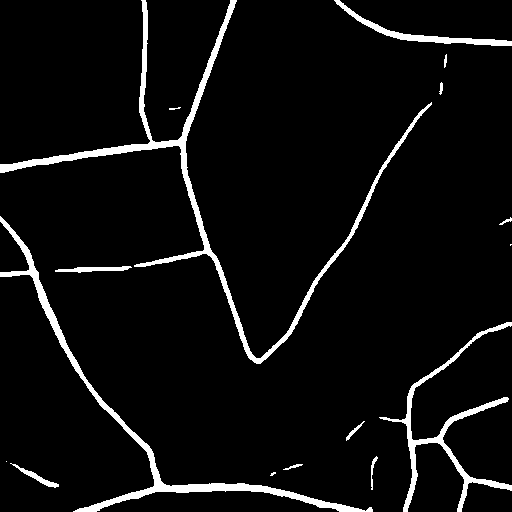
#> input picture FloodNav-Path-Planning/resource/imagepan5.png, 512 x 512 px
$ python find_valid_coords.py
#> lines starting #> are read from the running program, lines starting #| are printed output that depends on the picture; after the words box and inside, x2 and y2 are one past the last pixel; in counts of white or black regions, pixels touching at a corner belong together
"""
Find Valid Connected Coordinates
Helps you find coordinates that are all connected in the road network.
"""

import cv2
import numpy as np
from pathlib import Path
import json
from datetime import datetime

def flood_fill_connectivity(grid, start):
    """
    Find all pixels connected to start point using flood fill.

    Args:
        grid: Binary grid (1=road, 0=obstacle)
        start: Starting coordinate (x, y)

    Returns:
        Set of connected coordinates
    """
    if grid[start[1], start[0]] == 0:
        return set()

    height, width = grid.shape
    visited = set()
    stack = [start]

    directions = [(0, 1), (1, 0), (0, -1), (-1, 0), (1, 1), (-1, -1), (1, -1), (-1, 1)]

    while stack:
        x, y = stack.pop()

        if (x, y) in visited:
            continue

        visited.add((x, y))

        # Check all 8 directions
        for dx, dy in directions:
            nx, ny = x + dx, y + dy

            if (0 <= nx < width and 0 <= ny < height and
                (nx, ny) not in visited and grid[ny, nx] == 1):
                stack.append((nx, ny))

    return visited

def find_connected_components(grid):
    """Find all connected components in the road network."""
    height, width = grid.shape
    visited_global = set()
    components = []

    # Find all road pixels
    road_pixels = [(x, y) for y in range(height) for x in range(width) if grid[y, x] == 1]

    for x, y in road_pixels:
        if (x, y) not in visited_global:
            # Find connected component
            component = flood_fill_connectivity(grid, (x, y))
            if component:
                components.append(component)
                visited_global.update(component)

    return components

def suggest_valid_coordinates(image_path, num_goals=3):
    """
    Suggest valid coordinates that are all connected.

    Args:
        image_path: Path to segmentation image
        num_goals: Number of goal points to suggest

    Returns:
        Dictionary with suggested coordinates
    """
    print(f"🔍 Analyzing: {image_path}")

    # Load image
    image = cv2.imread(image_path, cv2.IMREAD_GRAYSCALE)
    if image is None:
        raise ValueError(f"Could not load image: {image_path}")

    # Convert to binary grid (1=road, 0=obstacle)
    grid = (image > 127).astype(np.uint8)
    height, width = grid.shape

    print(f"📐 Image size: {width}x{height}")
    print(f"🛣️  Total road pixels: {np.sum(grid)}")

    # Find connected components
    print("🔍 Finding connected components...")
    components = find_connected_components(grid)

    print(f"🌐 Found {len(components)} connected components:")
    for i, comp in enumerate(components):
        print(f"   Component {i+1}: {len(comp)} pixels")

    if not components:
        print("❌ No road pixels found!")
        return None

    # Use the largest connected component
    largest_component = max(components, key=len)
    print(f"✅ Using largest component with {len(largest_component)} pixels")

    # Convert to list for random selection
    component_pixels = list(largest_component)

    if len(component_pixels) < num_goals + 1:
        print(f"❌ Not enough connected pixels for {num_goals + 1} points")
        return None

    # Select random points from the component
    import random
    random.seed(42)  # For reproducible results
    selected_pixels = random.sample(component_pixels, num_goals + 1)

    start_point = selected_pixels[0]
    goal_points = selected_pixels[1:]

    result = {
        "image_path": image_path,
        "image_size": {"width": width, "height": height},
        "connected_components": len(components),
        "largest_component_size": len(largest_component),
        "start_point": {"x": start_point[0], "y": start_point[1]},
        "goal_points": [{"x": x, "y": y} for x, y in goal_points],
        "fastapi_request": {
            "start_point": {"x": start_point[0], "y": start_point[1]},
            "goal_points": [{"x": x, "y": y} for x, y in goal_points],
            "scale_pix_to_m": 0.05,
            "k_top_paths": 3,
            "hausdorff_tolerance": 10.0
        }
    }

    return result

def create_visualization(image_path, coordinates, output_path):
    """Create visualization of the suggested coordinates."""
    image = cv2.imread(image_path)
    if image is None:
        return

    # Draw start point (green)
    start = coordinates["start_point"]
    cv2.circle(image, (start["x"], start["y"]), 8, (0, 255, 0), -1)
    cv2.putText(image, "START", (start["x"] + 15, start["y"] - 10),
                cv2.FONT_HERSHEY_SIMPLEX, 0.7, (0, 255, 0), 2)

    # Draw goal points (red)
    for i, goal in enumerate(coordinates["goal_points"]):
        cv2.circle(image, (goal["x"], goal["y"]), 8, (0, 0, 255), -1)
        cv2.putText(image, f"G{i+1}", (goal["x"] + 15, goal["y"] - 10),
                    cv2.FONT_HERSHEY_SIMPLEX, 0.7, (0, 0, 255), 2)

    cv2.imwrite(output_path, image)
    print(f"📸 Visualization saved: {output_path}")

def main():
    print("="*70)
    print("🎯 VALID COORDINATE FINDER")
    print("="*70)

    image_path = "resource/imagepan5.png"

    try:
        # Find valid coordinates
        coordinates = suggest_valid_coordinates(image_path, num_goals=3)
#> in suggest_valid_coordinates, `image = cv2.imread(image_path, cv2.IMREAD_GRAYSCALE)`: image: shape (512, 512); 5.4% white; 16 white regions (3 under 20 px), largest, box (x1, y1, x2, y2) and area: (0, 0, 432, 364) 5746, (0, 216, 373, 512) 3998, (379, 322, 512, 512) 2454
#| 📐 Image size: 512x512
#| 🛣️  Total road pixels: 14128
#> in find_connected_components, `road_pixels = [(x, y) for y in range(height) for x in range(width) if ..`: road_pixels = 14128 pairs, first value 0 to 511, second value 0 to 511
#> the loop in find_connected_components, `for x, y in road_pixels:` made 14128 passes
#> (x, y, height in flood_fill_connectivity, width in flood_fill_connectivity) on passes 1, 13: (141, 0, 512, 512), (334, 0, 512, 512)
#> (x, y) on passes 2 to 7: (142, 0), (143, 0), (144, 0), (145, 0), (230, 0), (231, 0)
#> after the loop in find_connected_components, `for x, y in road_pixels:`: components = 16 items; visited_global = 14128 items
#> in suggest_valid_coordinates, `components = find_connected_components(grid)`: components = 16 items
#| 🌐 Found 16 connected components:
#> the loop in suggest_valid_coordinates, `for i, comp in enumerate(components):` made 16 passes
#|    Component 1: 5746 pixels
#|    Component 2: 1078 pixels
#|    Component 3: 30 pixels
#|    Component 4: 34 pixels
#|    Component 5: 20 pixels
#|    Component 6: 3998 pixels
#|    Component 7: 35 pixels
#|    Component 8: 3 pixels
#> (further printed lines are left out)
#> in suggest_valid_coordinates, `largest_component = max(components, key=len)`: largest_component = 5746 items
#| ✅ Using largest component with 5746 pixels
#> in suggest_valid_coordinates, `component_pixels = list(largest_component)`: component_pixels = 5746 pairs, first value 0 to 431, second value 0 to 363
#> in suggest_valid_coordinates, `selected_pixels = random.sample(component_pixels, num_goals + 1)`: selected_pixels = [(293, 329), (299, 308), (386, 163), (253, 356)]
#> in suggest_valid_coordinates, `start_point = selected_pixels[0]`: start_point = (293, 329)
#> in suggest_valid_coordinates, `goal_points = selected_pixels[1:]`: goal_points = [(299, 308), (386, 163), (253, 356)]
#> coordinates = 7 items

        if coordinates:
            print(f"\n{'='*70}")
            print("✅ SUGGESTED VALID COORDINATES")
            print("="*70)
            print(f"📍 Start: ({coordinates['start_point']['x']}, {coordinates['start_point']['y']})")
#| 📍 Start: (293, 329)
            for i, goal in enumerate(coordinates['goal_points']):
                print(f"🎯 Goal {i+1}: ({goal['x']}, {goal['y']})")
#> this loop made 3 passes
#| 🎯 Goal 1: (299, 308)
#| 🎯 Goal 2: (386, 163)
#| 🎯 Goal 3: (253, 356)

            # Save to file
            timestamp = datetime.now().strftime("%Y%m%d_%H%M%S")
            output_file = f"valid_coordinates_{timestamp}.json"

            with open(output_file, 'w') as f:
                json.dump(coordinates, f, indent=2)

            print(f"\n💾 Coordinates saved: {output_file}")

            # Create visualization
            create_visualization(image_path, coordinates, f"valid_coordinates_{timestamp}.png")
#> in create_visualization, image is the input picture: shape (512, 512, 3); 5.4% white; 16 white regions (3 under 20 px), largest, box (x1, y1, x2, y2) and area: (0, 0, 432, 364) 5746, (0, 216, 373, 512) 3998, (379, 322, 512, 512) 2454
#> in create_visualization, `start = coordinates["start_point"]`: start = {'x': 293, 'y': 329}
#> in create_visualization, `cv2.putText(image, "START", (start["x"] + 15, start["y"] - 10), cv2.FO..`:
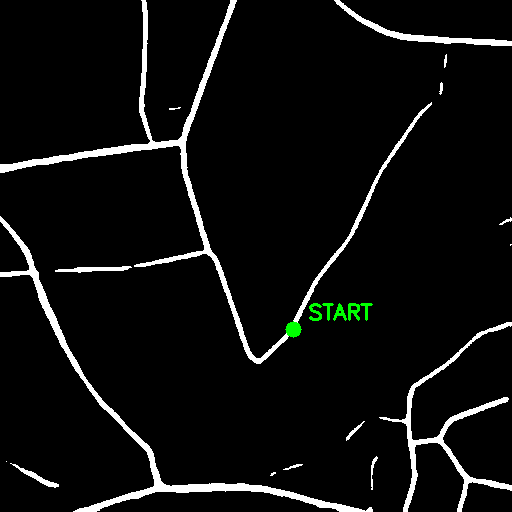
#> image: shape (512, 512, 3); mean B, G, R 13.7, 14.4, 13.7
#> the loop in create_visualization, `for i, goal in enumerate(coordinates["goal_points"]):` made 3 passes
#> after the loop in create_visualization, `for i, goal in enumerate(coordinates["goal_points"]):`:
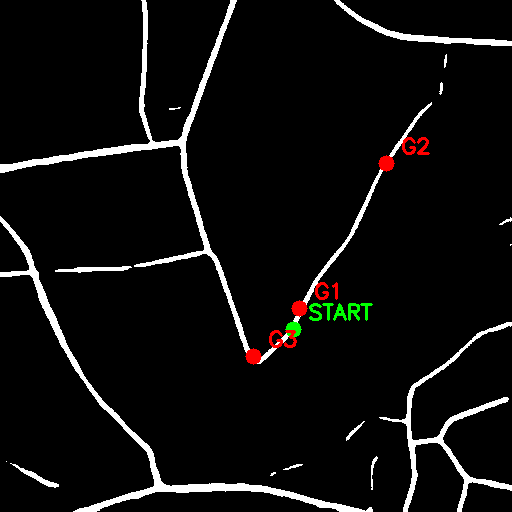
#> image: shape (512, 512, 3); 0.49% of pixels changed, all inside (x1, y1, x2, y2) = (245, 137, 430, 365)

            print(f"\n{'='*70}")
            print("🚀 READY-TO-USE CURL COMMAND")
            print("="*70)

            request_data = json.dumps(coordinates['fastapi_request'])

            print(f"""curl -X POST "http://localhost:8000/plan_path" \\
  -F 'request_data='{request_data}' \\
  -F "segmentation_image=@{image_path}" \\
  -F "real_world_image=@resource/imagepan5raw.png"
""")
#| curl -X POST "http://localhost:8000/plan_path" \
#|   -F 'request_data='{"start_point": {"x": 293, "y": 329}, "goal_points": [{"x": 299, "y": 308}, {"x": 386, "y": 163}, {"x": 253, "y": 356}], "scale_pix_to_m": 0.05, "k_top_paths": 3, "hausdorff_tolerance": 10.0}' \
#|   -F "segmentation_image=@resource/imagepan5.png" \
#|   -F "real_world_image=@resource/imagepan5raw.png"

        else:
            print("❌ Could not find valid coordinates")

    except Exception as e:
        print(f"❌ Error: {e}")
        import traceback
        traceback.print_exc()

if __name__ == "__main__":
    main()

$ run again, with FloodNav-Path-Planning/resource/map.png copied over FloodNav-Path-Planning/resource/imagepan5.png
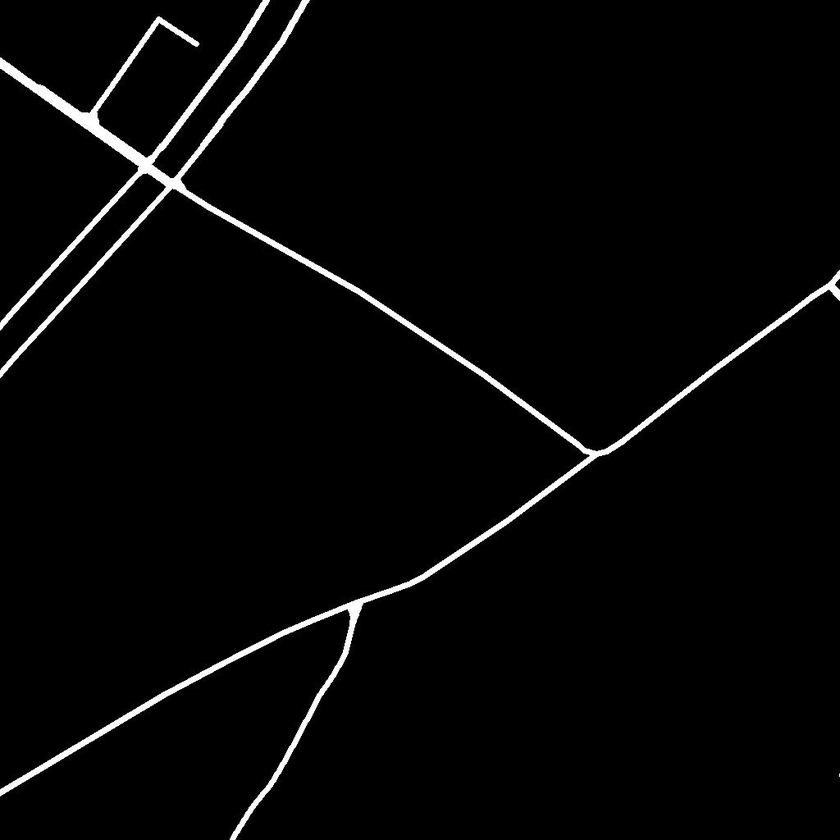
#> input picture FloodNav-Path-Planning/resource/map.png, 840 x 840 px, shrunk from 1024 x 1024 before the run
#> in suggest_valid_coordinates, image is the input picture: shape (840, 840); min 0, max 255, mean 6.9
#> grid: shape (840, 840); values 0 (black) and 1 (white), 2.7% white; 2 white regions (1 under 20 px), largest, box (x1, y1, x2, y2) and area: (0, 0, 840, 840) 18889
#| 📐 Image size: 840x840
#| 🛣️  Total road pixels: 18892
#> road_pixels = 18892 pairs, first value 0 to 839, second value 0 to 839
#> the loop in find_connected_components, `for x, y in road_pixels:` made 18892 passes
#> (x, y, height in flood_fill_connectivity, width in flood_fill_connectivity) on pass 1: (263, 0, 840, 840)
#> after the loop in find_connected_components, `for x, y in road_pixels:`: components = 2 items; visited_global = 18892 items
#> in suggest_valid_coordinates, `components = find_connected_components(grid)`: components = 2 items
#| 🌐 Found 2 connected components:
#> the loop in suggest_valid_coordinates, `for i, comp in enumerate(components):` made 2 passes
#|    Component 1: 18889 pixels
#|    Component 2: 3 pixels
#> largest_component = 18889 items
#| ✅ Using largest component with 18889 pixels
#> component_pixels = 18889 pairs, first value 0 to 839, second value 0 to 839
#> selected_pixels = [(44, 275), (75, 246), (165, 181), (77, 291)]
#> start_point = (44, 275)
#> goal_points = [(75, 246), (165, 181), (77, 291)]
#> coordinates = 7 items
#| 📍 Start: (44, 275)
#> the loop in main, `for i, goal in enumerate(coordinates['goal_points']):` made 3 passes
#> (printed output is left out)
#> start = {'x': 44, 'y': 275}
#> in create_visualization, `cv2.putText(image, "START", (start["x"] + 15, start["y"] - 10), cv2.FO..`:
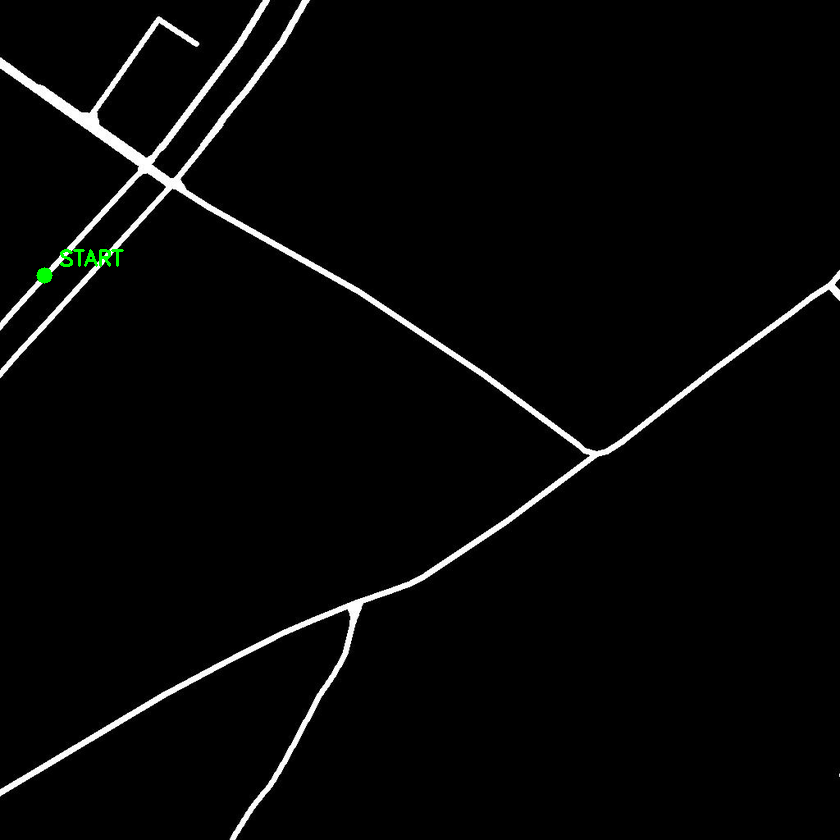
#> image: shape (840, 840, 3); mean B, G, R 6.8, 7, 6.8
#> the loop in create_visualization, `for i, goal in enumerate(coordinates["goal_points"]):` made 3 passes
#> after the loop in create_visualization, `for i, goal in enumerate(coordinates["goal_points"]):`:
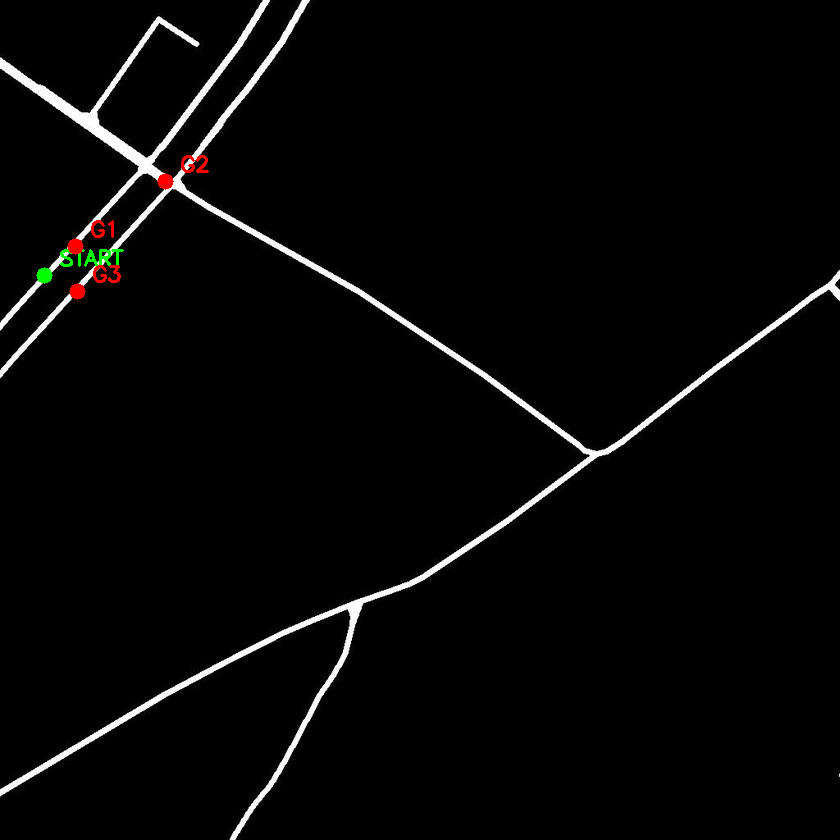
#> image: shape (840, 840, 3); 0.18% of pixels changed, all inside (x1, y1, x2, y2) = (67, 155, 209, 300)
#| curl -X POST "http://localhost:8000/plan_path" \
#|   -F 'request_data='{"start_point": {"x": 44, "y": 275}, "goal_points": [{"x": 75, "y": 246}, {"x": 165, "y": 181}, {"x": 77, "y": 291}], "scale_pix_to_m": 0.05, "k_top_paths": 3, "hausdorff_tolerance": 10.0}' \
#|   -F "segmentation_image=@resource/imagepan5.png" \
#|   -F "real_world_image=@resource/imagepan5raw.png"

$ run again, with FloodNav-Path-Planning/resource/map2.png copied over FloodNav-Path-Planning/resource/imagepan5.png
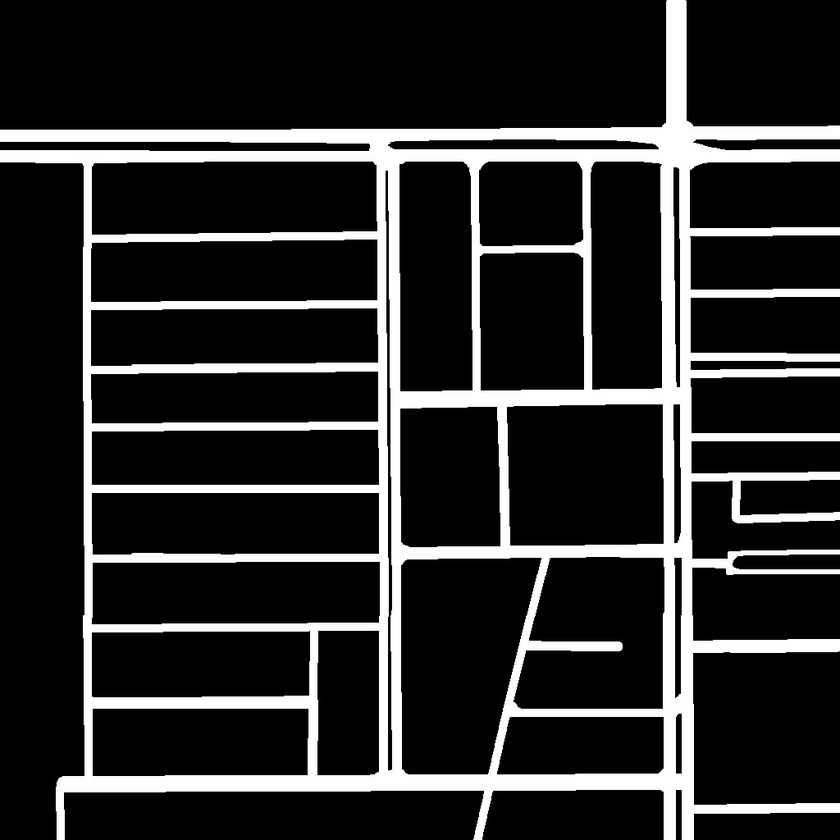
#> input picture FloodNav-Path-Planning/resource/map2.png, 840 x 840 px, shrunk from 1024 x 1024 before the run
#> in suggest_valid_coordinates, image is the input picture: shape (840, 840); min 0, max 255, mean 43.4
#> in suggest_valid_coordinates, `grid = (image > 127).astype(np.uint8)`:
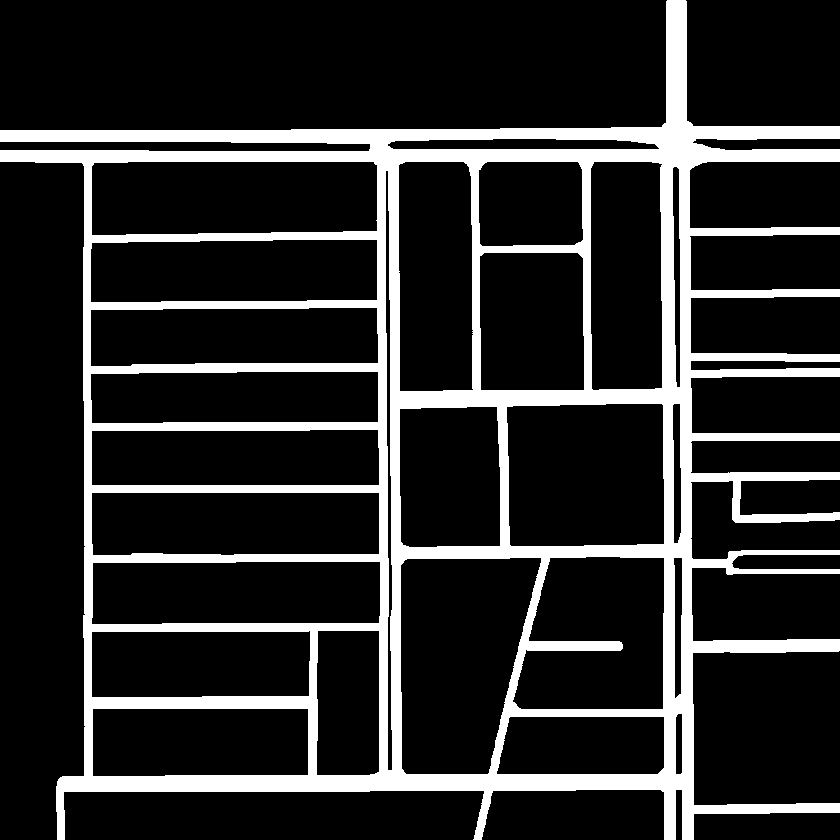
#> grid: shape (840, 840); values 0 (black) and 1 (white), 17% white; 1 white region, box (x1, y1, x2, y2) and area: (0, 0, 840, 840) 120207
#| 📐 Image size: 840x840
#| 🛣️  Total road pixels: 120207
#> road_pixels = 120207 items
#> the loop in find_connected_components, `for x, y in road_pixels:` made 120207 passes
#> (x, y, height in flood_fill_connectivity, width in flood_fill_connectivity) on pass 1: (667, 0, 840, 840)
#> after the loop in find_connected_components, `for x, y in road_pixels:`: components = 1 item; visited_global = 120207 items
#> in suggest_valid_coordinates, `components = find_connected_components(grid)`: components = 1 item
#| 🌐 Found 1 connected components:
#> the loop in suggest_valid_coordinates, `for i, comp in enumerate(components):` made 1 pass
#|    Component 1: 120207 pixels
#> largest_component = 120207 items
#| ✅ Using largest component with 120207 pixels
#> selected_pixels = [(705, 127), (379, 398), (802, 640), (33, 157)]
#> start_point = (705, 127)
#> goal_points = [(379, 398), (802, 640), (33, 157)]
#> coordinates = 7 items
#| 📍 Start: (705, 127)
#> the loop in main, `for i, goal in enumerate(coordinates['goal_points']):` made 3 passes
#> (printed output is left out)
#> start = {'x': 705, 'y': 127}
#> the loop in create_visualization, `for i, goal in enumerate(coordinates["goal_points"]):` made 3 passes
#> after the loop in create_visualization, `for i, goal in enumerate(coordinates["goal_points"]):`:
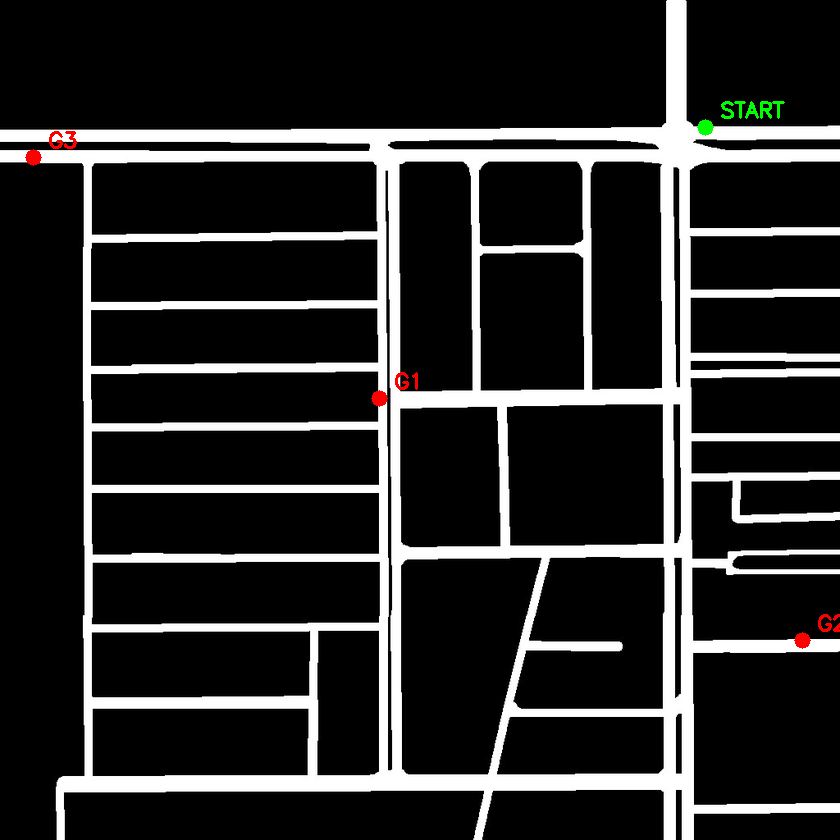
#> image: shape (840, 840, 3); mean B, G, R 43.2, 43.4, 43.6
#| curl -X POST "http://localhost:8000/plan_path" \
#|   -F 'request_data='{"start_point": {"x": 705, "y": 127}, "goal_points": [{"x": 379, "y": 398}, {"x": 802, "y": 640}, {"x": 33, "y": 157}], "scale_pix_to_m": 0.05, "k_top_paths": 3, "hausdorff_tolerance": 10.0}' \
#|   -F "segmentation_image=@resource/imagepan5.png" \
#|   -F "real_world_image=@resource/imagepan5raw.png"
